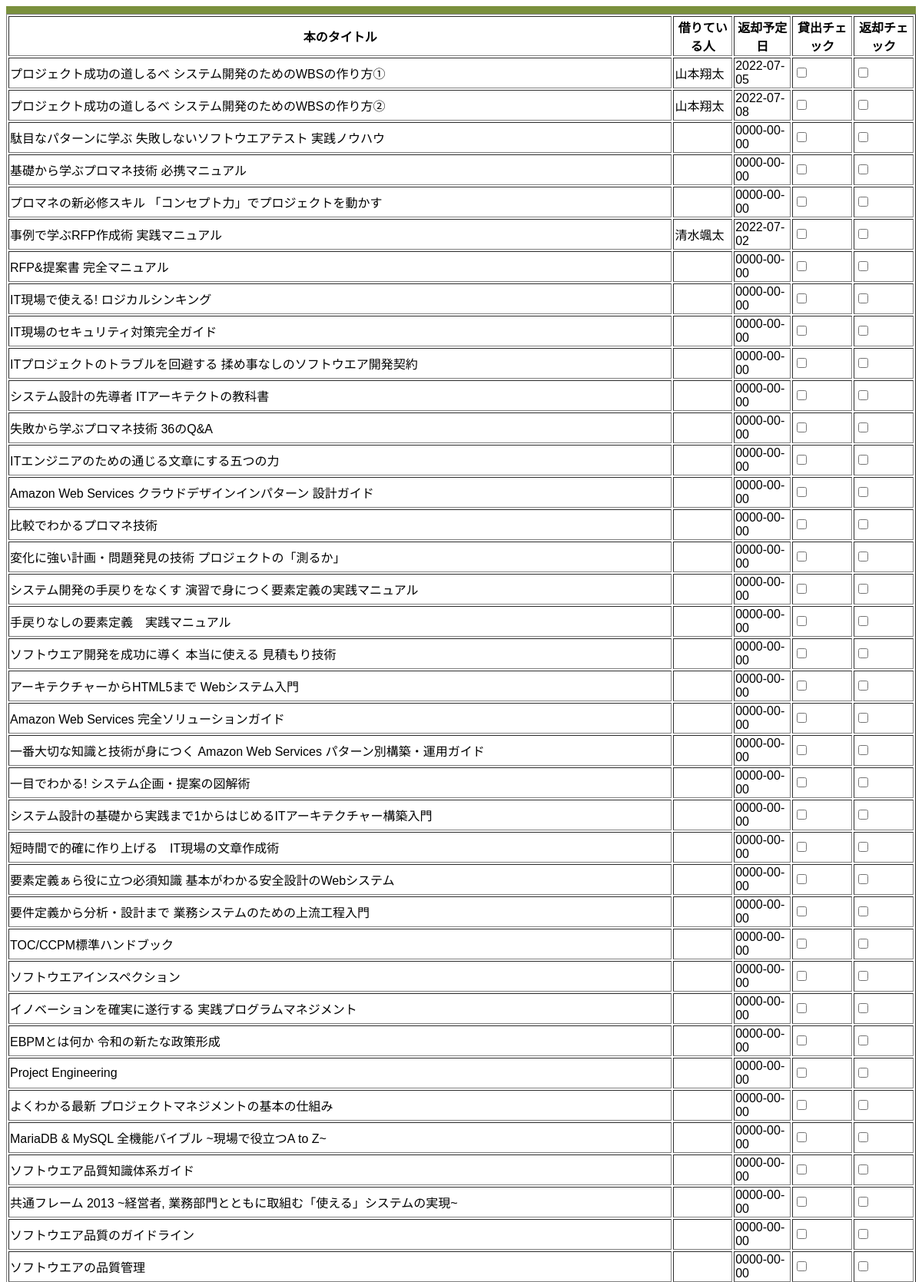
The page /application.php (upper part) on the database its author committed.
### tables this page shows
CREATE TABLE `books` (
  `id` int(11) NOT NULL AUTO_INCREMENT,
  `title` varchar(255) NOT NULL,
  `lending_day` date NOT NULL,
  `users_name` varchar(255) NOT NULL,
  `return_day` date NOT NULL,
  PRIMARY KEY (`id`)
);

### htdocs/db.php (called while the page is built, shortened)
<?php
function h($var) {
  if (is_array($var)) {
    return array_map('h', $var);
  } else {
    return htmlspecialchars($var, ENT_QUOTES, 'UTF-8');
  }
}

### htdocs/application.php (the view, shortened to what this page needs)
<!DOCTYPE html>
<html lang="ja">
  <head>
    <link rel='stylesheet' href='style.css' />
  </head>
  <body>
<form action="post.php" method="post">
  <table border="1">
  <tr>
   <th>本のタイトル</th>
   <th>借りている人</th>
   <th>返却予定日</th>
   <th>貸出チェック</th>
   <th>返却チェック</th>
 </tr>
<?php
$name = $_POST['book_name'];
require 'db.php';
$sql = 'SELECT * FROM books WHERE title LIKE "%'.$name.'%"';
$prepare = $db->prepare($sql);
$prepare->execute();
$result = $prepare->fetchAll(PDO::FETCH_ASSOC);
foreach ($result as $row) {
    $bookid = h($row['id']);
    $title = h($row['title']);
    $users = h($row['users_name']);
    $return = h($row['return_day']);
    echo "<tr><td>{$title}</td>
    <td>{$users}</td>
    <td>{$return}</td>
    <td><input type=\"checkbox\" name=\"chk[]\" value={$bookid}></td>
    <td><input type=\"checkbox\" name=\"ret[]\" value={$bookid}></td>
    </tr>";
}
?>
</table>
        <br>
        <input type="date" name="return"><br>
    </body>
</html>

### htdocs/style.css (style rules this page uses)
body { font-family: 'Hiragino Kaku Gothic Pro', 'Meiryo', sans-serif; border-top: 10px solid #7A903D !important; border-bottom: 10px solid #7A903D !important; }

### rows shown on the page
books: title "プロジェクト成功の道しるべ システム開発のためのWBSの作り方①", users_name "山本翔太", return_day "2022-07-05"
books: title "プロジェクト成功の道しるべ システム開発のためのWBSの作り方②", users_name "山本翔太", return_day "2022-07-08"
books: title "駄目なパターンに学ぶ 失敗しないソフトウエアテスト 実践ノウハウ", return_day "0000-00-00"
books: title "基礎から学ぶプロマネ技術 必携マニュアル", return_day "0000-00-00"
books: title "プロマネの新必修スキル 「コンセプト力」でプロジェクトを動かす", return_day "0000-00-00"
books: title "事例で学ぶRFP作成術 実践マニュアル", users_name "清水颯太", return_day "2022-07-02"
books: title "RFP&提案書 完全マニュアル", return_day "0000-00-00"
books: title "IT現場で使える! ロジカルシンキング", return_day "0000-00-00"
books: title "IT現場のセキュリティ対策完全ガイド", return_day "0000-00-00"
books: title "ITプロジェクトのトラブルを回避する 揉め事なしのソフトウエア開発契約", return_day "0000-00-00"
books: title "システム設計の先導者 ITアーキテクトの教科書", return_day "0000-00-00"
books: title "失敗から学ぶプロマネ技術 36のQ&A", return_day "0000-00-00"
books: title "ITエンジニアのための通じる文章にする五つの力", return_day "0000-00-00"
books: title "Amazon Web Services クラウドデザインインパターン 設計ガイド", return_day "0000-00-00"
books: title "比較でわかるプロマネ技術", return_day "0000-00-00"
books: title "変化に強い計画・問題発見の技術 プロジェクトの「測るか」", return_day "0000-00-00"
books: title "システム開発の手戻りをなくす 演習で身につく要素定義の実践マニュアル", return_day "0000-00-00"
books: title "手戻りなしの要素定義 実践マニュアル", return_day "0000-00-00"
books: title "ソフトウエア開発を成功に導く 本当に使える 見積もり技術", return_day "0000-00-00"
books: title "アーキテクチャーからHTML5まで Webシステム入門", return_day "0000-00-00"
books: title "Amazon Web Services 完全ソリューションガイド", return_day "0000-00-00"
books: title "一番大切な知識と技術が身につく Amazon Web Services パターン別構築・運用ガイド", return_day "0000-00-00"
books: title "一目でわかる! システム企画・提案の図解術", return_day "0000-00-00"
books: title "システム設計の基礎から実践まで1からはじめるITアーキテクチャー構築入門", return_day "0000-00-00"
books: title "短時間で的確に作り上げる IT現場の文章作成術", return_day "0000-00-00"
books: title "要素定義ぁら役に立つ必須知識 基本がわかる安全設計のWebシステム", return_day "0000-00-00"
books: title "要件定義から分析・設計まで 業務システムのための上流工程入門", return_day "0000-00-00"
books: title "TOC/CCPM標準ハンドブック", return_day "0000-00-00"
books: title "ソフトウエアインスペクション", return_day "0000-00-00"
books: title "イノベーションを確実に遂行する 実践プログラムマネジメント", return_day "0000-00-00"
books: title "EBPMとは何か 令和の新たな政策形成", return_day "0000-00-00"
books: title "Project Engineering", return_day "0000-00-00"
books: title "よくわかる最新 プロジェクトマネジメントの基本の仕組み", return_day "0000-00-00"
books: title "MariaDB & MySQL 全機能バイブル ~現場で役立つA to Z~", return_day "0000-00-00"
books: title "ソフトウエア品質知識体系ガイド", return_day "0000-00-00"
books: title "共通フレーム 2013 ~経営者, 業務部門とともに取組む「使える」システムの実現~", return_day "0000-00-00"
books: title "ソフトウエア品質のガイドライン", return_day "0000-00-00"
books: title "ソフトウエアの品質管理", return_day "0000-00-00"
